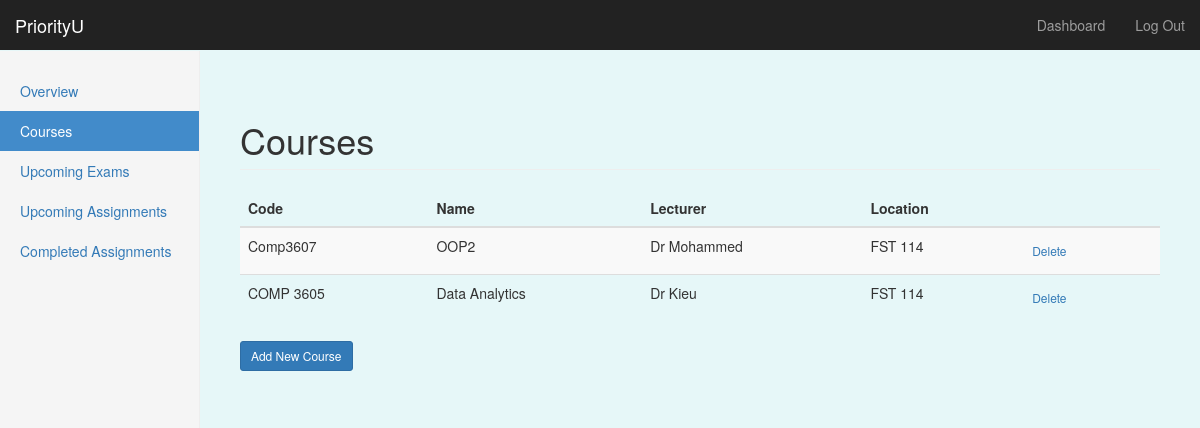
/dashboard/courses (signed in), run on an earlier commit of the app's database.
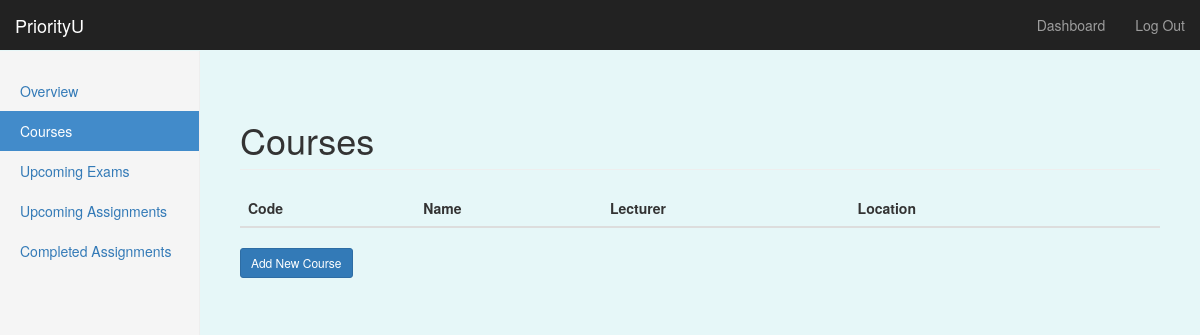
And on a later commit of the database.
### priorityU/models/models.py (models this page shows, shortened)
class Courses(db.Model):
    __tablename__ = 'courses'
    c_id = db.Column(db.Integer, primary_key=True)
    course_code = db.Column(db.String, nullable=False)
    course_name = db.Column(db.String, nullable=False)
    lecturer = db.Column(db.String, nullable=False)
    location = db.Column(db.String, nullable=False)
    user_id = db.Column(db.Integer, db.ForeignKey('users.id'))

### priorityU/routes.py (the view)
@app.route('/dashboard/courses')
@login_required
def courses():
    user_courses = Courses.query.filter_by(user_id=current_user.get_id()).order_by(Courses.course_code.desc()).all()
    return render_template('courses.html', name=current_user.username, courses=user_courses,add_state=False,edit_state=False, form=None)

### priorityU/routes.py (called while the page is built)
@login_manager.user_loader
def load_user(user_id):
    return User.query.get(int(user_id))

### priorityU/templates/courses.html (shortened to what this page needs)
{% extends "bootstrap/base.html" %}
{% import "bootstrap/wtf.html" as wtf %}
{% block styles %}
{{super()}}
<link rel="stylesheet" href="{{url_for('.static', filename='style.css')}}">
{% endblock %}
{% block content %}
    <nav class="navbar navbar-inverse navbar-fixed-top">
      <div class="container-fluid">
        <div class="navbar-header">
          <a class="navbar-brand" href="#">PriorityU</a>
        </div>
        <div id="navbar" class="navbar-collapse collapse">
          <ul class="nav navbar-nav navbar-right">
            <li><a href="#">Dashboard</a></li>
            <li><a href="{{ url_for('logout') }}">Log Out</a></li>
          </ul>
        </div>
      </div>
    </nav>
    <div class="container-fluid">
      <div class="row">
        <div class="col-sm-3 col-md-2 sidebar">
          <ul class="nav nav-sidebar">
              <li {% if request.endpoint == 'dashboard' %} class="active" {% endif %}> <a href="{{url_for('dashboard')}}">Overview</a></li>
              <li {% if request.endpoint == 'courses' %} class="active" {% endif %}><a href="{{url_for('courses')}}" id="tab2-id">Courses</a></li>
              <li {% if request.endpoint == 'exams' %} class="active" {% endif %}><a href="{{url_for('exams')}}">Upcoming Exams</a></li>
              <li {% if request.endpoint == 'assignments' %} class="active" {% endif %}><a href="{{url_for('assignments')}}">Upcoming Assignments</a></li>
              <li {% if request.endpoint == 'completed' %} class="active" {% endif %} ><a href="{{url_for('completed')}}">Completed Assignments</a></li>
          </ul>
        </div>
       {% if add_state and form %}
       <div class="col-sm-4 col-md-offset-2 main">
         <form class="form-signin" method="POST">
            <h2 class="form-signin-heading">Add Course</h2>
            {{ form.hidden_tag() }}
            {{ wtf.form_field(form.code) }}
            {{ wtf.form_field(form.title) }}
            {{ wtf.form_field(form.lecturer) }}
            {{ wtf.form_field(form.location) }}
            <button class="btn btn-sm btn-primary" type="submit">Create</button>
            <a href="{{ url_for('courses') }}">Cancel</a>
         </form>
       <div class="col-sm-4 col-md-offset-2 main">
       {% else %}
       <div class="col-sm-9 col-sm-offset-3 col-md-10 col-md-offset-2 main">
          <h1 class="page-header">Courses</h1>
          <table class="table table-striped table-hover">
            <thead class="thead-dark">
                <tr>
                    <th>Code</th><th>Name</th><th>Lecturer</th><th>Location</th><th></th>
                </tr>
            </thead>
            <tbody>
                {% for c in courses %}
                <tr>
                    <td>{{c.course_code}}</td>
                    <td>{{c.course_name}}</td>
                    <td>{{c.lecturer}}</td>
                    <td>{{c.location}}</td>
                    <td>
                      <a href='/dashboard/courses/{{c.c_id}}' class="btn btn-secondary btn-sm">Delete</a>
                    </td>
                </tr>
                {% endfor %}
            </tbody>
          </table>
       <h4><a href="{{ url_for('addCourse') }}" class="btn btn-primary btn-sm">Add New Course</a></h4>
      </div>
      {% endif %}
      </div>
    </div>
{% endblock %}

What changed in the data, as far as the page shows it:
removed Courses: course_code "Comp3607", course_name "OOP2", lecturer "Dr Mohammed", location "FST 114"
removed Courses: course_code "COMP 3605", course_name "Data Analytics", lecturer "Dr Kieu", location "FST 114"
